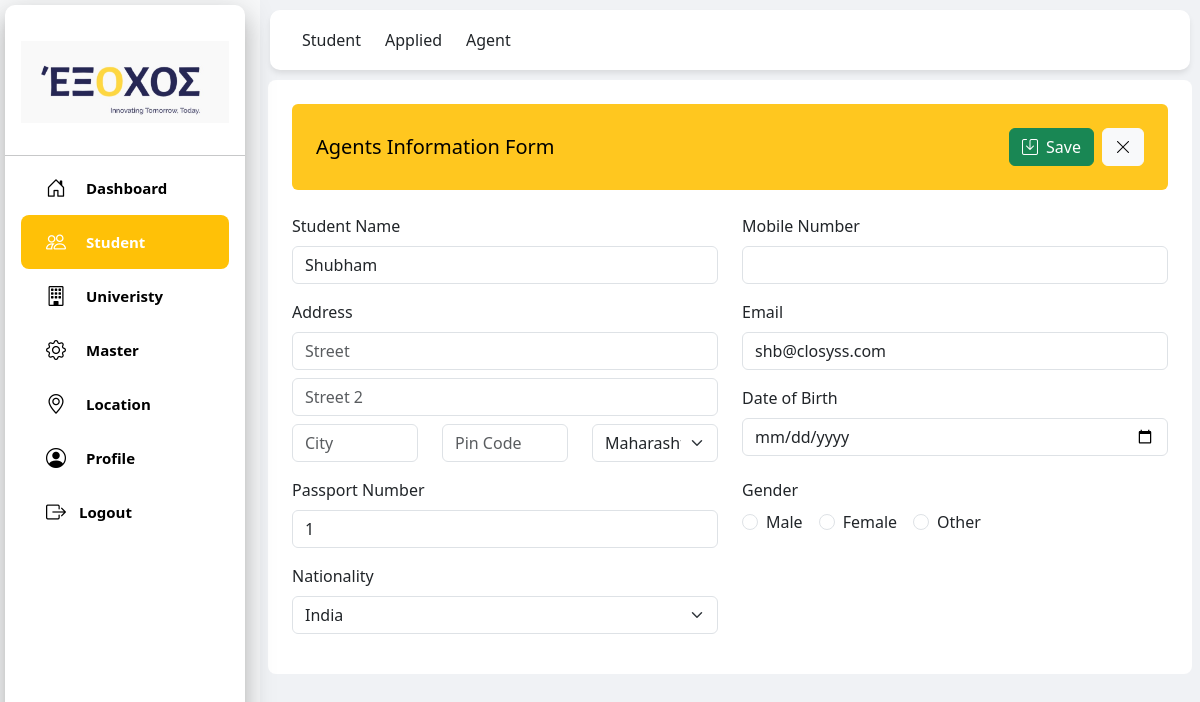
Page /contact/agent_update/32/ on the committed database.
### contact/models.py (models this page shows, shortened)
class ResStudent(models.Model):
    gender_CHOICES = [('male', 'Male'), ('female', 'Female'),('other', 'Other'),]
    martial_CHOICES = [('married', 'Married'), ('unmarried', 'Unmarried')]
    name = models.CharField(max_length=100, null=True, blank=True)
    street = models.CharField(max_length=99, null=True, blank=True)
    street2 = models.CharField(max_length=99,null=True, blank=True)
    city = models.CharField(max_length=50, null=True, blank=True)
    zip = models.CharField(max_length=10,null=True, blank=True)
    state_id = models.ForeignKey(ResState, on_delete=models.RESTRICT, null=True, blank=True)
    country_id = models.ForeignKey(ResCountry, on_delete=models.RESTRICT, null=True, blank=True, related_name='country')
    nationality = models.ForeignKey(ResCountry, on_delete=models.RESTRICT, null=True, blank=True, related_name='nation')
    passport_number = models.CharField(max_length=10,null=True, blank=True)
    phone = models.CharField(max_length=15,null=True, blank=True)
    email = models.EmailField(max_length=50,null=True, blank=True)
    dob = models.DateField(null=True, blank=True)
    gender = models.CharField(choices=gender_CHOICES, max_length=10,null=True, blank=True)
    martial_status = models.CharField(max_length=15, choices=martial_CHOICES,null=True, blank=True)
    profile = models.BinaryField(null=True, blank=True)
    parent = models.ForeignKey("self", on_delete=models.RESTRICT, null=True, blank=True,related_name="children")
    is_agent = models.BooleanField(null=True, blank=True)
    is_student = models.BooleanField(null=True, blank=True)
    is_applied = models.BooleanField(null=True, blank=True)

class ResState(models.Model):
    name = models.CharField(max_length=50)
    country_id = models.ForeignKey(ResCountry, on_delete=models.CASCADE, null=True, blank=True)

class ResCountry(models.Model):
    name = models.CharField(max_length=50)
    country_code = models.CharField(max_length=5)

### contact/views.py (the view, shortened to what this page needs)
# urls.py: path('agent_update/<int:pk>/', views.agent_update, name='agent_update'),
def agent_update(request, pk):
    agent = get_object_or_404(ResStudent, pk=pk)
    states_qs = ResState.objects.all()
    countries_qs = ResCountry.objects.all()
    context = {"student": agent,"states": states_qs,"countries": countries_qs,}
    return render(request, "agent_create.html", context)

### templates/agent_create.html (shortened to what this page needs)
{% load static %}
<!DOCTYPE html>
<html lang="en">
<head>
    <script src="https://cdn.tailwindcss.com"></script>
    <link href="https://cdn.jsdelivr.net/npm/bootstrap@5.3.2/dist/css/bootstrap.min.css" rel="stylesheet">
    <link rel="stylesheet" href="https://cdn.jsdelivr.net/npm/bootstrap-icons@1.11.3/font/bootstrap-icons.css">
</head>
<body class="bg-light">
    {% include "student_header.html" %}
    <div class="top-header" style="border-radius: 10px; margin:10px">
        <div class="container-fluid">
            <div class="d-flex justify-content-start">
                <a class="navbar-brand text-dark me-4" href="{% url 'contact:student' %}">Student</a>
                <a class="navbar-brand text-dark me-4" href="{% url 'contact:applied' %}">Applied</a>
                <a class="navbar-brand text-dark me-4" href="{% url 'contact:agent' %}">Agent</a>
            </div>
        </div>
    </div>
    <div class="content-wrapper">
        <div class="bg-white overflow-hidden rounded-lg p-0 mx-2">
            <div class="p-4">
                <form method="POST">
                    <div class="bg-warning text-black p-4 d-flex justify-content-between align-items-center rounded mb-4" style="--bs-bg-opacity: .9;">
                        <h5 class="mb-0 fs-5">Agents Information Form</h5>
                        <div class="d-flex gap-2">
                            <button type="submit" class="btn btn-success text-white">
                                <i class="bi bi-save me-1"></i> <span class="text-white">Save</span>
                            </button>
                            <a href="{% url 'contact:agent' %}" class="btn btn-light" data-bs-toggle="tooltip" data-bs-placement="top" title="Cancel and Close">
                                <i class="bi bi-x-lg"></i>
                            </a>
                        </div>
                    </div>
                    <div class="row">
                        <div class="col-md-6">
                            <div class="mb-3">
                                <label for="student_name" class="form-label">Student Name</label>
                                <input type="text" class="form-control" id="student_name" name="student_name" required value="{{student.name}}">
                            </div>
                        </div>
                        <div class="col-md-6">
                            <div class="mb-3">
                                <label for="student_phone" class="form-label">Mobile Number</label>
                                <input type="number" class="form-control" id="student_phone" name="student_phone" value="{{student.phone}}">
                            </div>
                        </div>
                    </div>
                    <div class="row">
                        <div class="col-md-6">
                            <div class="mb-3">
                                <label for="student_street" class="form-label">Address</label>
                                <input type="text" class="form-control" id="student_street" name="student_street" placeholder="Street" value="{{student.street}}">
                                <input type="text" class="form-control mt-2" id="student_street2" name="student_street2" placeholder="Street 2" value="{{student.street2}}">
                                <div class="row mt-2">
                                    <div class="col-4">
                                        <input type="text" class="form-control" id="student_city" name="student_city" placeholder="City" value="{{student.city}}">
                                    </div>
                                    <div class="col-4">
                                        <input type="text" class="form-control" id="student_zip" name="student_zip" placeholder="Pin Code" value="{{student.zip}}">
                                    </div>
                                    <div class="col-4">
                                        <select class="form-select" id="student_state" name="student_state">
                                            {% for stat in states %}
                                                <option value="{{ stat.id }}" {% if student.state_id and student.state_id.id == stat.id %}selected{% endif %}>
                                                    {{ stat.name }}
                                                </option>
                                            {% endfor %}
                                        </select>
                                    </div>
                                </div>
                            </div>
                        </div>
                        <div class="col-md-6">
                            <div class="mb-3">
                                <label for="student_email" class="form-label">Email</label>
                                <input type="email" class="form-control" id="student_email" name="student_email" value="{{student.email}}">
                            </div>
                            <div class="mb-3">
                                <label for="student_dob" class="form-label">Date of Birth</label>
                                <input type="date" class="form-control" id="student_dob" name="student_dob" value="{{student.dob|date:'Y-m-d'}}">
                            </div>
                        </div>
                    </div>
                    <div class="row">
                        <div class="col-md-6">
                            <div class="mb-3">
                                <label for="student_passport" class="form-label">Passport Number</label>
                                <input type="text" class="form-control" id="student_passport" name="student_passport" value="{{student.passport_number}}">
                            </div>
                        </div>
                        <div class="col-md-6">
                            <div class="mb-3">
                                <label for="gender" class="form-label">Gender</label><br>
                                <div class="d-flex gap-3">
                                    <div class="form-check">
                                        <input class="form-check-input" type="radio" id="male" name="gender" value="Male" {% if student.gender == 'Male' %}checked{% endif %}>
                                        <label class="form-check-label" for="male">Male</label>
                                    </div>
                                    <div class="form-check">
                                        <input class="form-check-input" type="radio" id="female" name="gender" value="Female" {% if student.gender == 'Female' %}checked{% endif %}>
                                        <label class="form-check-label" for="female">Female</label>
                                    </div>
                                    <div class="form-check">
                                        <input class="form-check-input" type="radio" id="other" name="gender" value="Other" {% if student.gender == 'Other' %}checked{% endif %}>
                                        <label class="form-check-label" for="other">Other</label>
                                    </div>
                                </div>
                            </div>
                        </div>
                    </div>
                    <div class="row">
                        <div class="col-md-6">
                            <div class="mb-3">
                                <label for="student_nationality" class="form-label">Nationality</label>
                                <select class="form-select" id="student_nationality" name="student_nationality">
                                    {% for country in countries %}
                                        <option value="{{ country.id }}" {% if student.nationality and student.nationality.id == country.id %}selected{% endif %}>
                                            {{ country.name }}
                                        </option>
                                    {% endfor %}
                                </select>
                            </div>
                        </div>
                    </div>
                </form>
            </div>
        </div>
    </div>
</body>
</html>

### templates/agent_create.html (style rules this page uses)
.content-wrapper { margin-left: 260px; padding-top: 80px; background-color: #f0f2f5; min-height: 100vh; }
.top-header { position: fixed; top: 0; left: 260px; right: 0; z-index: 1020; background: #fff; box-shadow: 0 4px 6px -1px rgba(0, 0, 0, 0.1); height: 60px; display: flex; align-items: center; justify-content: space-between; padding: 0 20px; }

### rows in the picture
ResStudent: student_name "Shubham", student_state "Maharashtra", student_email "shb@closyss.com", student_passport "1", gender "☐ Male", gender "☐ Female", gender "☐ Other", student_nationality "India"
